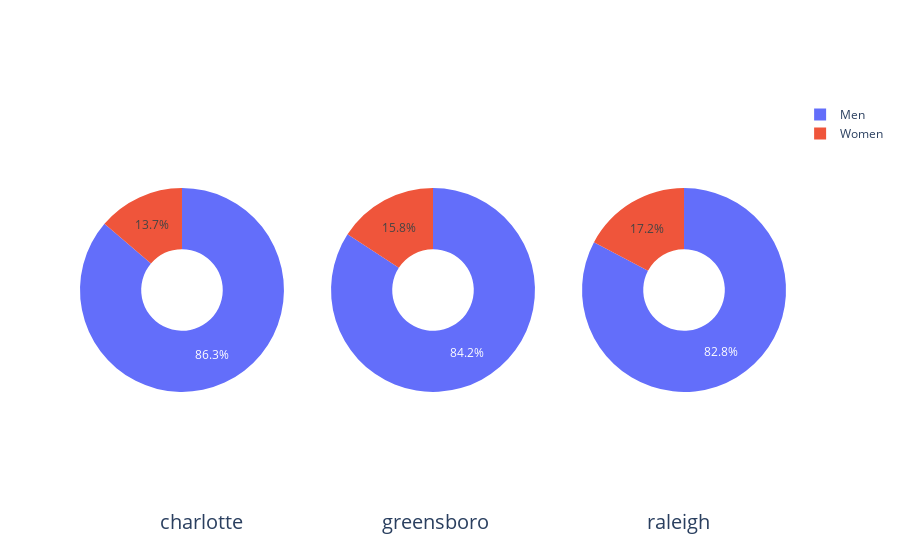

The code cell stored with this chart in its notebook:
### Code cell
fig = make_subplots(rows=1, cols=3, specs=[[{'type':'domain'}, {'type':'domain'},{'type':'domain'}]])
for i in range(len(list_name)):
    fig.add_trace(go.Pie(labels=labels, values=[df["total_f"][i],df["total_m"][i]], name=list_name[i]),1, 1+i)

# Use `hole` to create a donut-like pie chart
fig.update_traces(hole=.4, hoverinfo="label+percent+name")

annotation_circle = []
for i in range(len(list_name)):
    annotation_circle.append(dict(text=list_name[i], x=1/9+i*1/2.55, y=-0.15, font_size=20, showarrow=False))
    
fig.update_layout(
    # Add annotations in the center of the donut pies.
    paper_bgcolor='rgba(0,0,0,0)',
    annotations=annotation_circle)
fig.show()

### Figure 1 — Plotly figure (JSON) as saved in the notebook; plotly's stock layout.template omitted (floating-point values rounded to 4 significant figures)
{"data": [{"domain": {"x": [0, 0.2889], "y": [0, 1]}, "hole": 0.4, "hoverinfo": "label+percent+name", "labels": ["Women", "Men"], "name": "charlotte", "type": "pie", "values": [12762, 80116]}, {"domain": {"x": [0.3556, 0.6444], "y": [0, 1]}, "hole": 0.4, "hoverinfo": "label+percent+name", "labels": ["Women", "Men"], "name": "greensboro", "type": "pie", "values": [5051, 26884]}, {"domain": {"x": [0.7111, 1], "y": [0, 1]}, "hole": 0.4, "hoverinfo": "label+percent+name", "labels": ["Women", "Men"], "name": "raleigh", "type": "pie", "values": [5735, 27555]}], "layout": {"annotations": [{"font": {"size": 20}, "showarrow": false, "text": "charlotte", "x": 0.1111, "y": -0.15}, {"font": {"size": 20}, "showarrow": false, "text": "greensboro", "x": 0.5033, "y": -0.15}, {"font": {"size": 20}, "showarrow": false, "text": "raleigh", "x": 0.8954, "y": -0.15}], "autosize": true, "paper_bgcolor": "rgba(0, 0, 0, 0)"}}
